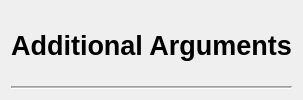
                <widget class="QWidget" name="widget_additionalArguments" native="true">
                 <property name="sizePolicy">
                  <sizepolicy hsizetype="Preferred" vsizetype="Maximum">
                   <horstretch>0</horstretch>
                   <verstretch>0</verstretch>
                  </sizepolicy>
                 </property>
                 <property name="toolTip">
                  <string>&lt;html&gt;&lt;head/&gt;&lt;body&gt;&lt;p&gt;Gamescope has a lot of possible launch arguments. Any of them that I did not implement are placed here.&lt;/p&gt;&lt;/body&gt;&lt;/html&gt;</string>
                 </property>
                 <layout class="QVBoxLayout" name="verticalLayout_27">
                  <item>
                   <widget class="QWidget" name="widget_40" native="true">
                    <property name="sizePolicy">
                     <sizepolicy hsizetype="Preferred" vsizetype="Minimum">
                      <horstretch>0</horstretch>
                      <verstretch>0</verstretch>
                     </sizepolicy>
                    </property>
                    <layout class="QHBoxLayout" name="horizontalLayout_27" stretch="0">
                     <property name="spacing">
                      <number>0</number>
                     </property>
                     <property name="leftMargin">
                      <number>0</number>
                     </property>
                     <property name="topMargin">
                      <number>0</number>
                     </property>
                     <property name="rightMargin">
                      <number>0</number>
                     </property>
                     <property name="bottomMargin">
                      <number>0</number>
                     </property>
                     <item>
                      <widget class="QLabel" name="label_advancedSettings_4">
                       <property name="font">
                        <font>
                         <pointsize>20</pointsize>
                         <bold>true</bold>
                        </font>
                       </property>
                       <property name="text">
                        <string>Additional Arguments</string>
                       </property>
                       <property name="scaledContents">
                        <bool>false</bool>
                       </property>
                       <property name="alignment">
                        <set>Qt::AlignmentFlag::AlignCenter</set>
                       </property>
                      </widget>
                     </item>
                    </layout>
                   </widget>
                  </item>
                  <item>
                   <widget class="Line" name="line_26">
                    <property name="sizePolicy">
                     <sizepolicy hsizetype="Minimum" vsizetype="Fixed">
                      <horstretch>0</horstretch>
                      <verstretch>0</verstretch>
                     </sizepolicy>
                    </property>
                    <property name="minimumSize">
                     <size>
                      <width>0</width>
                      <height>0</height>
                     </size>
                    </property>
                    <property name="maximumSize">
                     <size>
                      <width>16777215</width>
                      <height>16777215</height>
                     </size>
                    </property>
                    <property name="sizeIncrement">
                     <size>
                      <width>0</width>
                      <height>0</height>
                     </size>
                    </property>
                    <property name="font">
                     <font>
                      <pointsize>10</pointsize>
                     </font>
                    </property>
                    <property name="frameShadow">
                     <enum>QFrame::Shadow::Sunken</enum>
                    </property>
                    <property name="midLineWidth">
                     <number>1</number>
                    </property>
                    <property name="orientation">
                     <enum>Qt::Orientation::Horizontal</enum>
                    </property>
                   </widget>
                  </item>
                 </layout>
                </widget>
